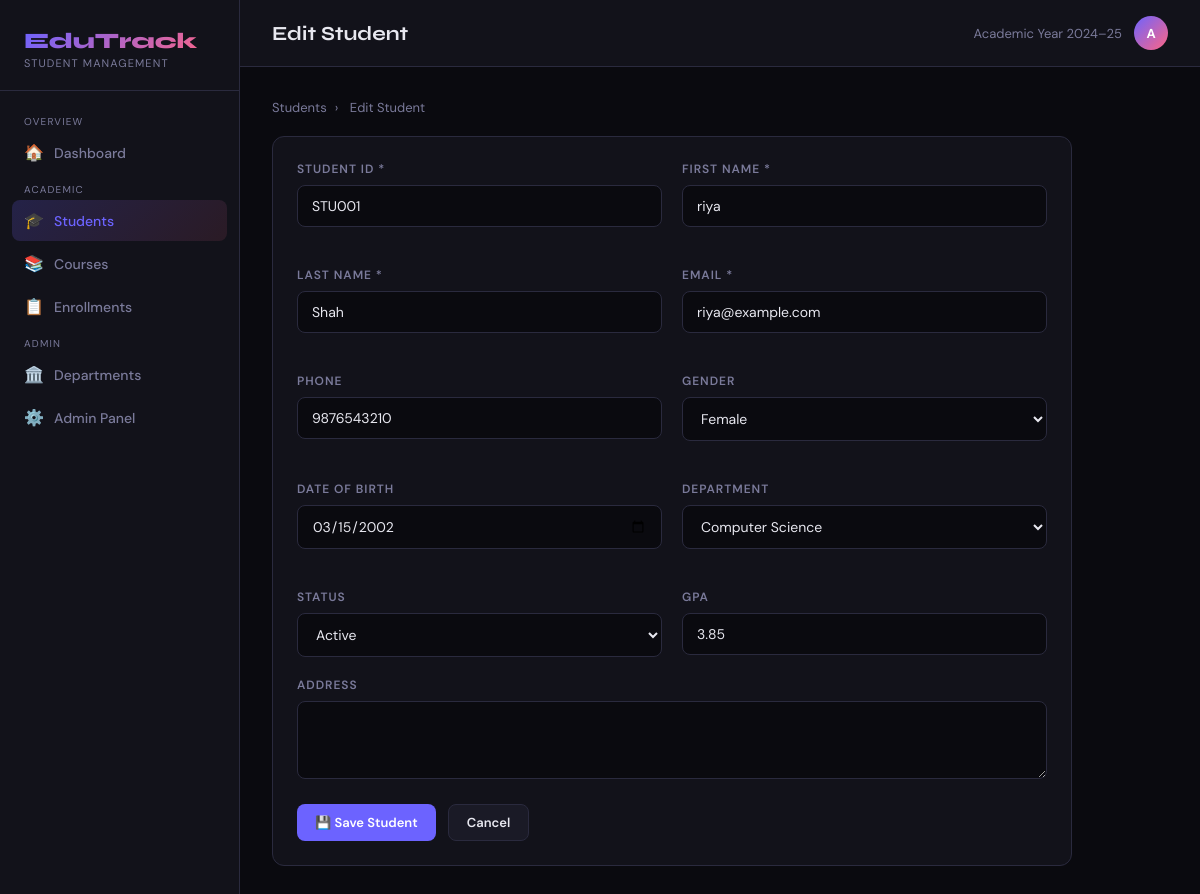
Page /students/1/edit/ on the committed database.
### students/models.py (models this page shows, shortened)
class Student(models.Model):
    GENDER_CHOICES = [('M', 'Male'), ('F', 'Female'), ('O', 'Other')]
    STATUS_CHOICES = [('active', 'Active'), ('inactive', 'Inactive'), ('graduated', 'Graduated'), ('suspended', 'Suspended')]
    student_id = models.CharField(max_length=20, unique=True)
    first_name = models.CharField(max_length=50)
    last_name = models.CharField(max_length=50)
    email = models.EmailField(unique=True)
    phone = models.CharField(max_length=15, blank=True)
    gender = models.CharField(max_length=1, choices=GENDER_CHOICES)
    date_of_birth = models.DateField(null=True, blank=True)
    department = models.ForeignKey(Department, on_delete=models.SET_NULL, null=True, related_name='students')
    enrollment_date = models.DateField(auto_now_add=True)
    status = models.CharField(max_length=20, choices=STATUS_CHOICES, default='active')
    gpa = models.DecimalField(max_digits=3, decimal_places=2, null=True, blank=True)
    address = models.TextField(blank=True)
    created_at = models.DateTimeField(auto_now_add=True)
    updated_at = models.DateTimeField(auto_now=True)
    class Meta:
        ordering = ['last_name', 'first_name']

### students/views.py (the view)
# urls.py: path('students/<int:pk>/edit/', views.student_edit, name='student_edit'),
def student_edit(request, pk):
    student = get_object_or_404(Student, pk=pk)
    if request.method == 'POST':
        form = StudentForm(request.POST, instance=student)
        if form.is_valid():
            form.save()
            messages.success(request, 'Student updated successfully!')
            return redirect('student_detail', pk=pk)
    else:
        form = StudentForm(instance=student)
    return render(request, 'students/student_form.html', {'form': form, 'title': 'Edit Student', 'student': student})

### students/forms.py
class StudentForm(forms.ModelForm):
    class Meta:
        model = Student
        fields = ['student_id', 'first_name', 'last_name', 'email', 'phone',
                  'gender', 'date_of_birth', 'department', 'status', 'gpa', 'address']
        widgets = {
            'date_of_birth': forms.DateInput(attrs={'type': 'date'}),
            'address': forms.Textarea(attrs={'rows': 3}),
        }

### students/models.py (called while the page is built)
    def __str__(self):
        return self.name

### templates/students/student_form.html (shortened to what this page needs)
{% extends 'students/base.html' %}
{% block page_title %}{{ title }}{% endblock %}
{% block content %}
<div class="breadcrumb" style="margin-bottom:20px">
  <a href="{% url 'student_list' %}">Students</a><span>›</span> {{ title }}
</div>
<div class="card" style="max-width:800px">
  <form method="post">
    <div class="form-grid">
      <div class="form-group"><label>Student ID *</label>{{ form.student_id }}</div>
      <div class="form-group"><label>First Name *</label>{{ form.first_name }}</div>
      <div class="form-group"><label>Last Name *</label>{{ form.last_name }}</div>
      <div class="form-group"><label>Email *</label>{{ form.email }}</div>
      <div class="form-group"><label>Phone</label>{{ form.phone }}</div>
      <div class="form-group"><label>Gender</label>{{ form.gender }}</div>
      <div class="form-group"><label>Date of Birth</label>{{ form.date_of_birth }}</div>
      <div class="form-group"><label>Department</label>{{ form.department }}</div>
      <div class="form-group"><label>Status</label>{{ form.status }}</div>
      <div class="form-group"><label>GPA</label>{{ form.gpa }}</div>
    </div>
    <div class="form-group"><label>Address</label>{{ form.address }}</div>
    <div style="display:flex;gap:12px">
      <button type="submit" class="btn btn-primary">💾 Save Student</button>
      <a href="{% url 'student_list' %}" class="btn btn-ghost">Cancel</a>
    </div>
  </form>
</div>
{% endblock %}

### templates/students/base.html (style rules this page uses)
:root { --bg: #0a0a0f; --surface: #12121a; --surface2: #1a1a26; --border: #2a2a3e; --accent: #6c63ff; --accent2: #ff6584; --accent3: #43e97b; --text: #e8e8f0; --muted: #7a7a9a; --radius: 12px; }
* { margin: 0; padding: 0; box-sizing: border-box; }
body { background: var(--bg); color: var(--text); font-family: 'DM Sans', sans-serif; min-height: 100vh; display: flex; }
.card { background: var(--surface); border: 1px solid var(--border); border-radius: var(--radius); padding: 24px; margin-bottom: 24px; }
.btn { display: inline-flex; align-items: center; gap: 6px; padding: 9px 18px; border-radius: 8px; font-size: 13px; font-weight: 600; cursor: pointer; text-decoration: none; border: none; transition: all 0.2s; font-family: 'DM Sans', sans-serif; }
.btn-primary { background: var(--accent); color: white; }
.btn-ghost { background: var(--surface2); color: var(--text); border: 1px solid var(--border); }
.form-grid { display: grid; grid-template-columns: 1fr 1fr; gap: 20px; }
.form-group { margin-bottom: 20px; }
.form-group label { display: block; font-size: 12px; color: var(--muted); text-transform: uppercase; letter-spacing: 0.08em; margin-bottom: 8px; font-weight: 600; }
.form-group input, .form-group select, .form-group textarea { width: 100%; padding: 11px 14px; background: var(--bg); border: 1px solid var(--border); border-radius: 8px; color: var(--text); font-size: 14px; font-family: 'DM Sans', sans-serif; transition: border-color 0.2s; }
.form-group select option { background: var(--surface2); }
.breadcrumb { font-size: 13px; color: var(--muted); }
.breadcrumb a { color: var(--muted); text-decoration: none; }
.breadcrumb span { margin: 0 8px; }

### rows in the picture
Student: student_id "STU001", first_name "riya", last_name "Shah", email "riya@example.com", phone "9876543210", gender "Female", date_of_birth "03/15/2002", department "Computer Science", status "Active", gpa "3.85"

### other values in the picture
{{ title }} "Edit Student"
